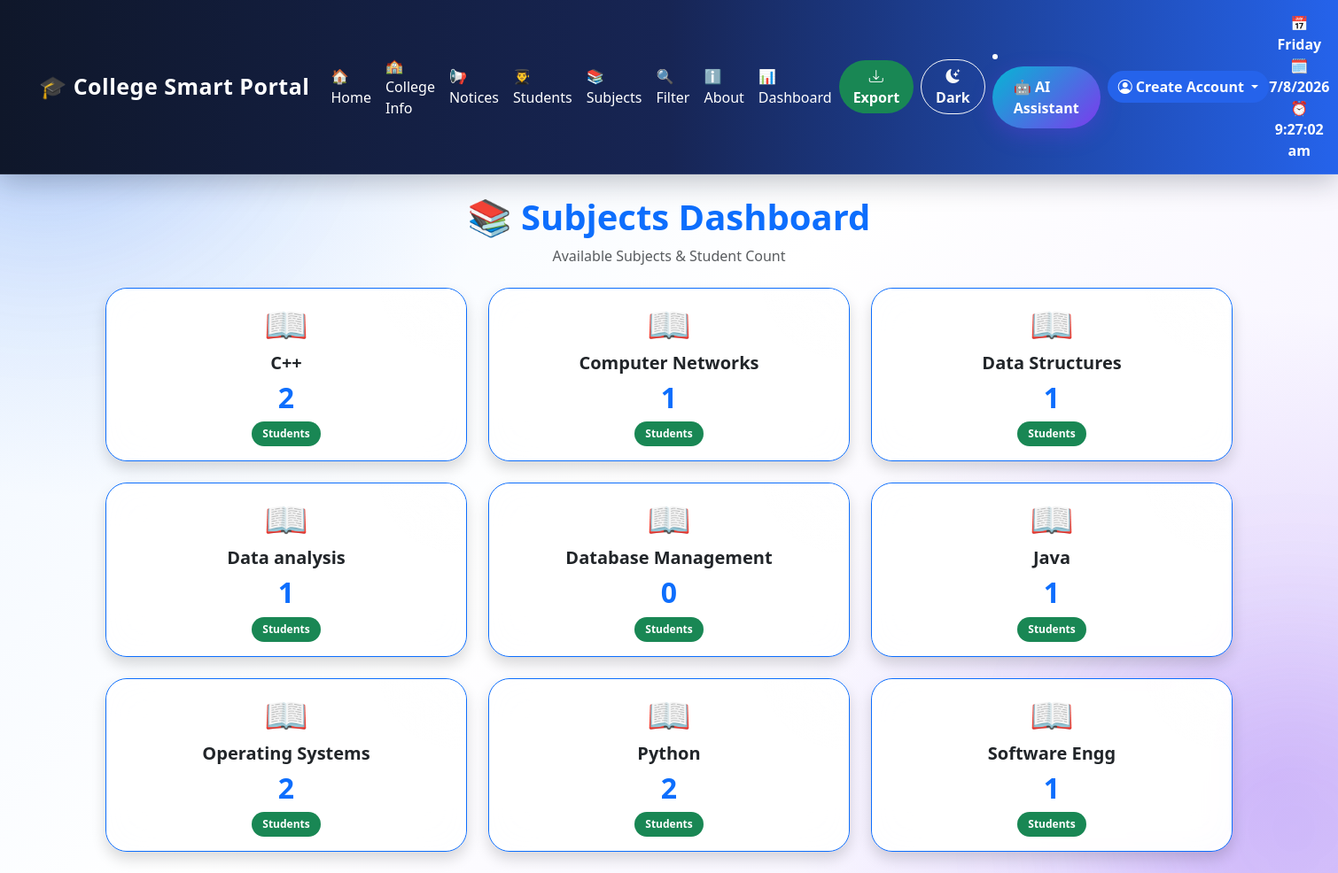
Page /subjects on the committed database.
### tables this page shows
CREATE TABLE subjects(
            id INTEGER PRIMARY KEY AUTOINCREMENT,
            name TEXT NOT NULL UNIQUE
        );

### app.py (the view)
@app.route('/subjects')
def subjects():
    conn= get_db(MOHINI_DB)
    rows = conn.execute('''
            SELECT subjects.name AS subject_name, COUNT(stud.id) AS student_count
            FROM subjects
            LEFT JOIN stud ON stud.subject = subjects.name
            GROUP BY subjects.name
            ORDER BY subjects.name
    ''').fetchall()
    conn.close()
    return render_template('subjects.html', rows=rows)

### database.py (called while the page is built)
def get_db(MOHINI_DB):
    conn = sqlite3.connect(MOHINI_DB)
    conn.row_factory = sqlite3.Row
    return conn

### templates/subjects.html (shortened to what this page needs)
{% extends "base.html" %}
{% block content %}
<div class="container">
    <div class="text-center mb-4">
        <h1 class="fw-bold text-primary">📚 Subjects Dashboard</h1>
        <p class="text-muted">Available Subjects & Student Count</p>
    </div>
    <div class="row">
        {% for row in rows %}
        <div class="col-md-4 mb-4">
             <div class="card border-primary shadow text-center">
            <div class="card shadow-lg border-0 text-center">
                <div class="card-body">
                    <h1>📖</h1>
                    <h5 class="fw-bold mt-2">
                        {{ row['subject_name'] }}
                    </h5>
                    <h2 class="fw-bold text-primary">
                        {{ row['student_count'] }}
                    </h2>
                    <span class="badge bg-success">
                        Students
                    </span>
                </div>
            </div>
            </div>
        </div>
        {% endfor %}
    </div>
</div>
{% endblock %}

### templates/base.html (style rules this page uses)
* { margin:0; padding:0; box-sizing:border-box; }
html { scroll-behavior:smooth; }
html, body { height:100%; }
body { font-family:'Segoe UI',sans-serif; min-height:100vh; background: radial-gradient( circle at 8% 5%, rgba(59,130,246,.32) 0%, transparent 30% ), radial-gradient( circle at 92% 92%, rgba(139,92,246,.30) 0%, transparent 32% ), radial-gradient( circle at 50% 45%, rgba(255,255,255,.95) 0%, transparent 58% ), linear-gradient( 135deg, #eef6ff 0%, #f8f5ff 48%, #eeeaff 100% ); background-attachment:fixed; color:#212529; transition:.4s; }
body::before { content:""; position:fixed; width:420px; height:420px; background:rgba(37,99,235,.15); border-radius:50%; top:-160px; left:-160px; filter:blur(90px); z-index:-2; pointer-events:none; }
body::after { content:""; position:fixed; width:420px; height:420px; background:rgba(124,58,237,.15); border-radius:50%; bottom:-160px; right:-160px; filter:blur(90px); z-index:-2; pointer-events:none; }
.card { border:none; border-radius:24px; background:rgba(255,255,255,.78); backdrop-filter:blur(18px); -webkit-backdrop-filter:blur(18px); border:1px solid rgba(255,255,255,.75); box-shadow: 0 10px 30px rgba(30,64,175,.08); transition: transform .35s ease, box-shadow .35s ease, border-color .35s ease; animation:fadeUp .6s ease; position:relative; overflow:hidden; }
.card::after { content:""; position:absolute; width:180px; height:180px; background: radial-gradient( circle, rgba(255,255,255,.45), transparent 70% ); top:-100px; right:-80px; pointer-events:none; transition:.5s; }
.badge { border-radius:30px; padding:8px 12px; font-weight:600; }
body:not(.dark-mode) { background: radial-gradient( circle at 5% 5%, rgba(59,130,246,.22), transparent 30% ), radial-gradient( circle at 95% 90%, rgba(124,58,237,.20), transparent 32% ), linear-gradient( 135deg, #edf5ff 0%, #ffffff 48%, #f3efff 100% ) !important; color:#1e293b !important; }
body, .card, .navbar, .form-control, .form-select, .dropdown-menu, footer { transition: background .4s ease, color .3s ease, border-color .3s ease, box-shadow .4s ease; }
button, a, .card, .btn, .form-control, .form-select, .dropdown-item, img { transition: background .3s, color .3s, border .3s, box-shadow .3s, transform .3s; }

### rows in the picture
subjects: subject_name "Computer Networks", student_count "1"
subjects: subject_name "Data Structures", student_count "1"
subjects: subject_name "Data analysis", student_count "1"
subjects: subject_name "Database Management", student_count "0"
subjects: subject_name "Java", student_count "1"
subjects: subject_name "Operating Systems", student_count "2"
subjects: subject_name "Python", student_count "2"
subjects: subject_name "Software Engg", student_count "1"

### other values in the picture
{{ session['username'] if session.get('username') else 'Create Account' }} "Create Account"
{{ row['subject_name'] }} "C++"
{{ row['student_count'] }} "2"
